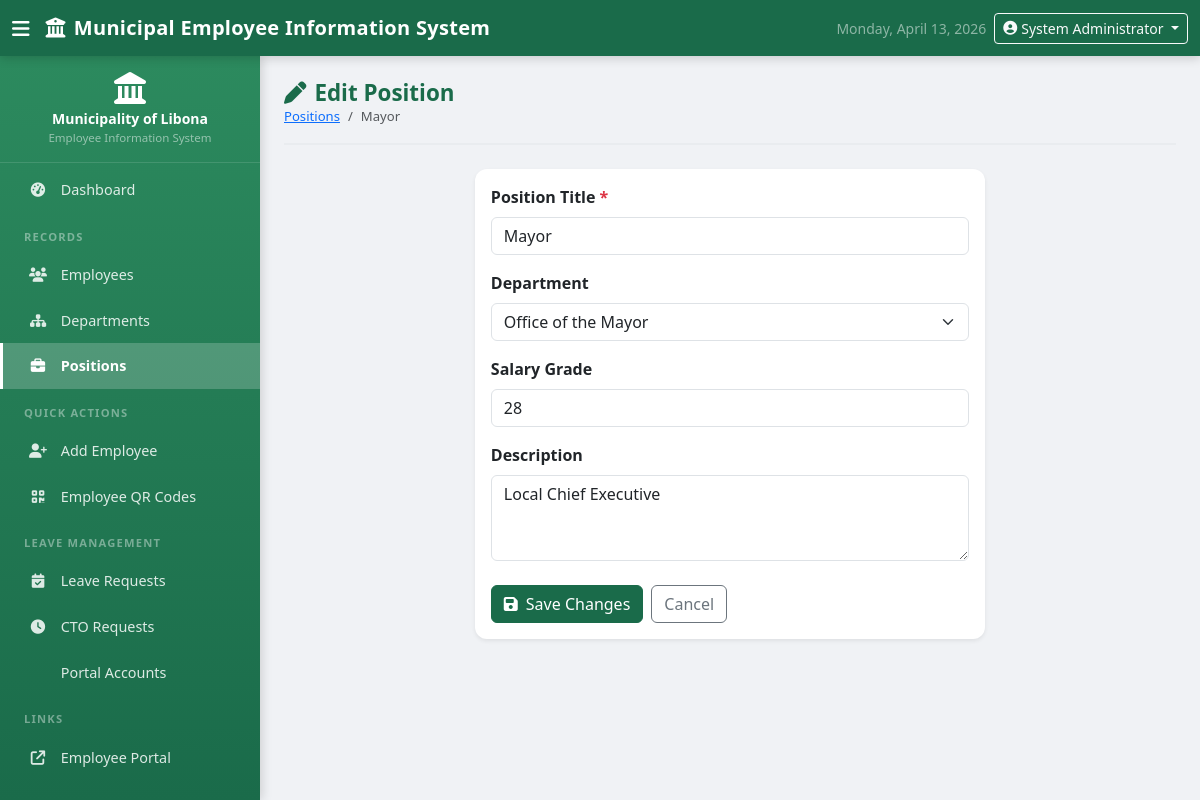
The app's page /positions/edit.php?id=1 (signed in) with its own data.
### tables this page shows
CREATE TABLE IF NOT EXISTS `positions` (
  `id`            INT(11)      NOT NULL AUTO_INCREMENT,
  `title`         VARCHAR(150) NOT NULL,
  `department_id` INT(11)      DEFAULT NULL,
  `salary_grade`  INT(3)       DEFAULT NULL,
  `description`   TEXT,
  `created_at`    TIMESTAMP    NOT NULL DEFAULT CURRENT_TIMESTAMP,
  PRIMARY KEY (`id`),
  KEY `fk_pos_dept` (`department_id`),
  CONSTRAINT `fk_pos_dept` FOREIGN KEY (`department_id`)
    REFERENCES `departments` (`id`) ON DELETE SET NULL
);

CREATE TABLE IF NOT EXISTS `departments` (
  `id`          INT(11)      NOT NULL AUTO_INCREMENT,
  `name`        VARCHAR(150) NOT NULL,
  `code`        VARCHAR(20)  NOT NULL,
  `description` TEXT,
  `head_name`   VARCHAR(100) DEFAULT NULL,
  `created_at`  TIMESTAMP    NOT NULL DEFAULT CURRENT_TIMESTAMP,
  `updated_at`  TIMESTAMP    NOT NULL DEFAULT CURRENT_TIMESTAMP ON UPDATE CURRENT_TIMESTAMP,
  PRIMARY KEY (`id`),
  UNIQUE KEY `uq_code` (`code`)
);

### config/config.php (called while the page is built, shortened)
<?php
function e(?string $str): string {
    return htmlspecialchars((string)$str, ENT_QUOTES | ENT_SUBSTITUTE, 'UTF-8');
}

### positions/edit.php (the view, shortened to what this page needs)
<?php
require_once __DIR__ . '/../config/config.php';
$db          = getDB();
$id          = (int)($_GET['id'] ?? $_POST['id'] ?? 0);
$stmt = $db->prepare("SELECT * FROM positions WHERE id = ? LIMIT 1");
$stmt->execute([$id]);
$pos  = $stmt->fetch();
$departments = $db->query("SELECT id, name FROM departments ORDER BY name")->fetchAll();
$data   = $pos;
require_once __DIR__ . '/../includes/header.php';
?>
<div class="page-header">
    <div>
        <h2><i class="fas fa-pen me-2"></i>Edit Position</h2>
        <nav aria-label="breadcrumb">
            <ol class="breadcrumb mb-0 small">
                <li class="breadcrumb-item">
                    <a href="<?= BASE_URL ?>/positions/index.php">Positions</a>
                </li>
                <li class="breadcrumb-item active"><?= e($pos['title']) ?></li>
            </ol>
        </nav>
    </div>
</div>
<div class="row justify-content-center">
    <div class="col-lg-7">
        <div class="card shadow-sm">
            <div class="card-body">
                <form method="POST" action="" novalidate>
                    <div class="mb-3">
                        <label class="form-label fw-semibold">Position Title <span class="text-danger">*</span></label>
                        <input type="text" name="title" class="form-control"
                               value="<?= e($data['title']) ?>" required>
                    </div>
                    <div class="mb-3">
                        <label class="form-label fw-semibold">Department</label>
                        <select name="department_id" class="form-select">
                            <?php foreach ($departments as $d): ?>
                            <option value="<?= $d['id'] ?>"
                                    <?= $data['department_id'] == $d['id'] ? 'selected' : '' ?>>
                                <?= e($d['name']) ?>
                            </option>
                            <?php endforeach; ?>
                        </select>
                    </div>
                    <div class="mb-3">
                        <label class="form-label fw-semibold">Salary Grade</label>
                        <input type="number" name="salary_grade" class="form-control"
                               min="1" max="33"
                               value="<?= e($data['salary_grade'] ?? '') ?>">
                    </div>
                    <div class="mb-4">
                        <label class="form-label fw-semibold">Description</label>
                        <textarea name="description" class="form-control" rows="3"><?= e($data['description'] ?? '') ?></textarea>
                    </div>
                    <div class="d-flex gap-2">
                        <button type="submit" class="btn btn-primary">
                            <i class="fas fa-save me-2"></i>Save Changes
                        </button>
                        <a href="<?= BASE_URL ?>/positions/index.php"
                           class="btn btn-outline-secondary">Cancel</a>
                    </div>
                </form>
            </div>
        </div>
    </div>
</div>
<?php require_once __DIR__ . '/../includes/footer.php'; ?>

### assets/css/style.css (style rules this page uses)
:root { --sidebar-width : 260px; --navbar-height : 56px; --primary : #1a6b4a; --primary-dark : #0f4530; --primary-mid : #2c8a5e; --accent : #3fbf7f; --sidebar-text : rgba(255,255,255,.85); --radius : 12px; }
body { font-family : 'Segoe UI', Tahoma, Geneva, Verdana, sans-serif; background-color: #f0f2f5; color : #333; }
.card { border : none; border-radius: var(--radius); box-shadow : 0 2px 12px rgba(0,0,0,.07); }
.btn-primary { background-color: var(--primary); border-color: var(--primary); }
.page-header { display : flex; align-items : center; justify-content: space-between; margin-bottom : 1.5rem; padding-bottom : 1rem; border-bottom : 2px solid #e9ecef; }
.page-header h2 { font-size : 1.4rem; font-weight: 700; color : var(--primary); margin : 0; }
.page-header .breadcrumb { margin: 0; font-size: .82rem; }

### records on screen
positions: title "Mayor", department_id "Office of the Mayor", salary_grade "28", description "Local Chief Executive"

### other values on screen
APP_NAME "Municipal Employee Information System"
$_SESSION['full_name'] "System Administrator"
MUNICIPALITY "Municipality of Libona"
